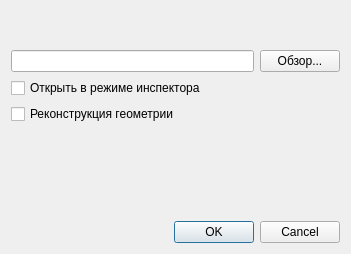
<?xml version="1.0" encoding="UTF-8"?>
<ui version="4.0">
 <class>OpenFileDialog</class>
 <widget class="QDialog" name="OpenFileDialog">
  <property name="geometry">
   <rect>
    <x>0</x>
    <y>0</y>
    <width>351</width>
    <height>254</height>
   </rect>
  </property>
  <property name="windowTitle">
   <string>Открыть файл</string>
  </property>
  <layout class="QVBoxLayout" name="verticalLayout">
   <property name="topMargin">
    <number>50</number>
   </property>
   <item>
    <layout class="QHBoxLayout" name="pathLayout">
     <property name="sizeConstraint">
      <enum>QLayout::SetDefaultConstraint</enum>
     </property>
     <item>
      <widget class="QLineEdit" name="filePathEdit"/>
     </item>
     <item>
      <widget class="QPushButton" name="browseButton">
       <property name="text">
        <string>Обзор...</string>
       </property>
      </widget>
     </item>
    </layout>
   </item>
   <item>
    <widget class="QCheckBox" name="inspectorCheckBox">
     <property name="text">
      <string>Открыть в режиме инспектора</string>
     </property>
    </widget>
   </item>
   <item>
    <widget class="QCheckBox" name="reconstructCheckBox">
     <property name="text">
      <string>Реконструкция геометрии</string>
     </property>
    </widget>
   </item>
   <item>
    <spacer name="verticalSpacer">
     <property name="orientation">
      <enum>Qt::Vertical</enum>
     </property>
     <property name="sizeHint" stdset="0">
      <size>
       <width>20</width>
       <height>40</height>
      </size>
     </property>
    </spacer>
   </item>
   <item>
    <widget class="QDialogButtonBox" name="buttonBox">
     <property name="standardButtons">
      <set>QDialogButtonBox::Cancel|QDialogButtonBox::Ok</set>
     </property>
    </widget>
   </item>
  </layout>
 </widget>
 <tabstops>
  <tabstop>filePathEdit</tabstop>
  <tabstop>browseButton</tabstop>
  <tabstop>inspectorCheckBox</tabstop>
  <tabstop>reconstructCheckBox</tabstop>
 </tabstops>
 <resources/>
 <connections>
  <connection>
   <sender>browseButton</sender>
   <signal>clicked()</signal>
   <receiver>OpenFileDialog</receiver>
   <slot>slotBrowseButtonClicked()</slot>
   <hints>
    <hint type="sourcelabel">
     <x>323</x>
     <y>142</y>
    </hint>
    <hint type="destinationlabel">
     <x>199</x>
     <y>149</y>
    </hint>
   </hints>
  </connection>
  <connection>
   <sender>buttonBox</sender>
   <signal>accepted()</signal>
   <receiver>OpenFileDialog</receiver>
   <slot>accept()</slot>
   <hints>
    <hint type="sourcelabel">
     <x>200</x>
     <y>268</y>
    </hint>
    <hint type="destinationlabel">
     <x>199</x>
     <y>149</y>
    </hint>
   </hints>
  </connection>
  <connection>
   <sender>buttonBox</sender>
   <signal>rejected()</signal>
   <receiver>OpenFileDialog</receiver>
   <slot>reject()</slot>
   <hints>
    <hint type="sourcelabel">
     <x>200</x>
     <y>268</y>
    </hint>
    <hint type="destinationlabel">
     <x>199</x>
     <y>149</y>
    </hint>
   </hints>
  </connection>
 </connections>
 <slots>
  <slot>slotBrowseButtonClicked()</slot>
 </slots>
</ui>
